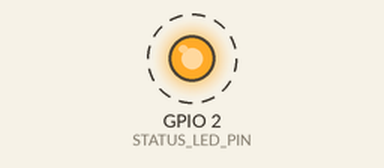
This sketch was run on a simulated ESP32. Parts: output pins drawn as LEDs (lit = HIGH). Dashed ring = blinking. What the sketch prints to the serial monitor is not drawn.

Above: at 0.2 s.
Timing chart, 0 to 3.0 s (numbered marks = the images above):
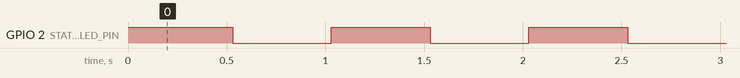

The sketch:

firmware.ino
```cpp
// CyberTube Lab 01 Firmware: Embedded Toolchain & ESP32 Hardware Bring-Up
// Target: ESP32 DevKit V1 (ESP-WROOM-32)
// Safety Invariant: Strictly <= 3.3V DC logic bounds. Zero mains AC.

#include <Arduino.h>

#define STATUS_LED_PIN 2
#define BAUD_RATE 115200

void setup() {
  Serial.begin(BAUD_RATE);
  while (!Serial && millis() < 3000);

  pinMode(STATUS_LED_PIN, OUTPUT);
  digitalWrite(STATUS_LED_PIN, HIGH);

  Serial.println("=================================================");
  Serial.println("[CYBERTUBE] Module 01: Toolchain Bring-Up & Diagnostics");
  Serial.println("[SYSTEM] Target: ESP32 DevKit V1 (Xtensa LX6 Dual-Core)");
  Serial.printf("[SYSTEM] Clock Frequency: %u MHz\\n", getCpuFrequencyMhz());
  Serial.printf("[SYSTEM] Flash Size: %u MB\\n", ESP.getFlashChipSize() / (1024 * 1024));
  Serial.printf("[SYSTEM] Free Heap: %u bytes\\n", ESP.getFreeHeap());
  Serial.println("[SYSTEM] Voltage Rail: Verified 3.3V DC Onboard LDO");
  Serial.println("[SYSTEM] Toolchain Verification: SUCCESS");
  Serial.println("=================================================");

  digitalWrite(STATUS_LED_PIN, LOW);
}

void loop() {
  digitalWrite(STATUS_LED_PIN, HIGH);
  delay(500);
  digitalWrite(STATUS_LED_PIN, LOW);
  delay(500);

  Serial.printf("[HEARTBEAT] Uptime: %lu ms | Free Heap: %u bytes | Status: HEALTHY\\n",
    millis(), ESP.getFreeHeap());
}
```

Measured:
- by itself, GPIO 2 (STATUS_LED_PIN): alternates HIGH for 0.50 s and LOW for 0.50 s
